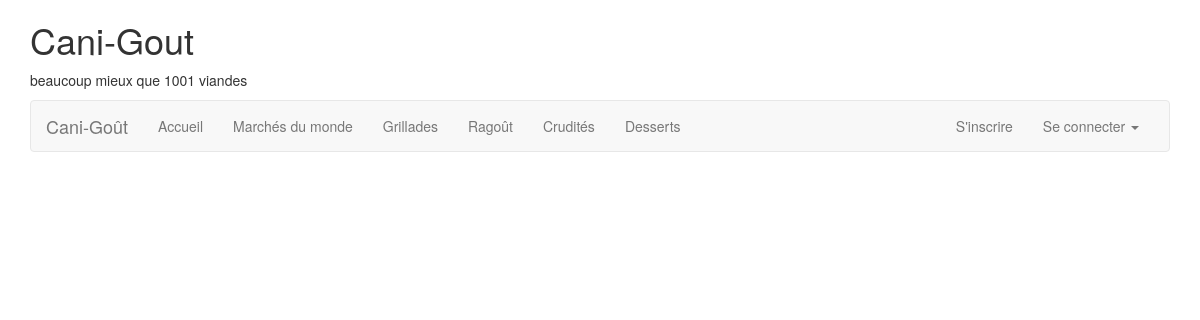
The app's page /apps/skel.php with its own data.
### tables this page shows
CREATE TABLE IF NOT EXISTS `category` (
  `id` int(11) NOT NULL AUTO_INCREMENT,
  `name` varchar(512) NOT NULL,
  `description` varchar(4096) NOT NULL,
  PRIMARY KEY (`id`),
  UNIQUE KEY `name` (`name`)
);

### models/CategoryManager.class.php (called while the page is built, shortened)
<?php
class CategoryManager
{
	private $link;
	public function __construct($link){
		$this->link = $link;
	}
	public function selectAll(){
		$request = "SELECT * FROM category";
		$res = mysqli_query($this->link, $request);
		if($res){
			$resultat = array();
			while ($category = mysqli_fetch_object($res, 'Category', array($this->link)))
			{
				$resultat[] = $category;
			}
			return $resultat;
		}else{
			throw new Exception("Erreur : Votre requête n'a pas abouti.");
		}
	}
}
?>

### apps/navbar.php (called while the page is built, shortened)
<?php
require('views/navbar.phtml');
?>

### apps/header.php (called while the page is built)
<?php
require('views/header.phtml');
?>

### apps/skel.php (called while the page is built)
<?php
require('./views/skel.phtml');
?>

### models/Category.class.php (called while the page is built, shortened)
<?php
class Category{
	private $name;
	public function getName(){
		return $this->name;
	}
}
?>

### views/navbar-category.phtml (the view)
<li><a href="category/<?=htmlentities(str_replace(' ', '_', $category->getName()))?>"><?=ucfirst(htmlentities($category->getName()))?></a></li>

### apps/display-navbar-categories.php
<?php
$manager = new CategoryManager($link);
try
{
	$categories = $manager-> selectAll();
	$i=0;
	while($i < count($categories))
	{
		$category = $categories[$i];
		require('views/navbar-category.phtml');
		$i++;
	}
}
catch(Exception $exception)
{
 header('Location:error');
}
?>

### records on screen
category: name "Marchés du monde"
category: name "Grillades"
category: name "Ragoût"
category: name "Crudités"
category: name "Desserts"
